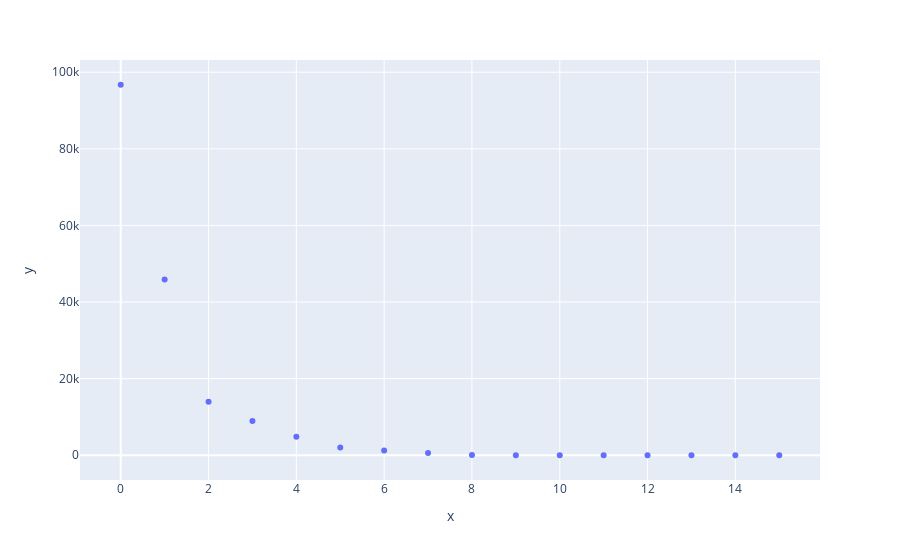

This figure's notebook cell:
### Code cell
px.scatter(
    x = np.arange(0,len(L),1), 
    y = L)

### Figure 1 — Plotly figure (JSON) as saved in the notebook; plotly's stock layout.template omitted (floating-point values rounded to 4 significant figures)
{"data": [{"hovertemplate": "x=%{x}<br>y=%{y}<extra></extra>", "legendgroup": "", "marker": {"color": "#636efa", "symbol": "circle"}, "mode": "markers", "name": "", "orientation": "v", "showlegend": false, "type": "scatter", "x": [0, 1, 2, 3, 4, 5, 6, 7, 8, 9, 10, 11, 12, 13, 14, 15], "xaxis": "x", "y": [96730.0, 45880.0, 13960.0, 8914.0, 4818.0, 2013.0, 1212.0, 564.8, 89.61, 15.82, 11.28, 3.305, 1.633, 0.1092, 0.02287, 0.01926], "yaxis": "y"}], "layout": {"legend": {"tracegroupgap": 0}, "margin": {"t": 60}, "xaxis": {"anchor": "y", "domain": [0, 1], "title": {"text": "x"}}, "yaxis": {"anchor": "x", "domain": [0, 1], "title": {"text": "y"}}}}
